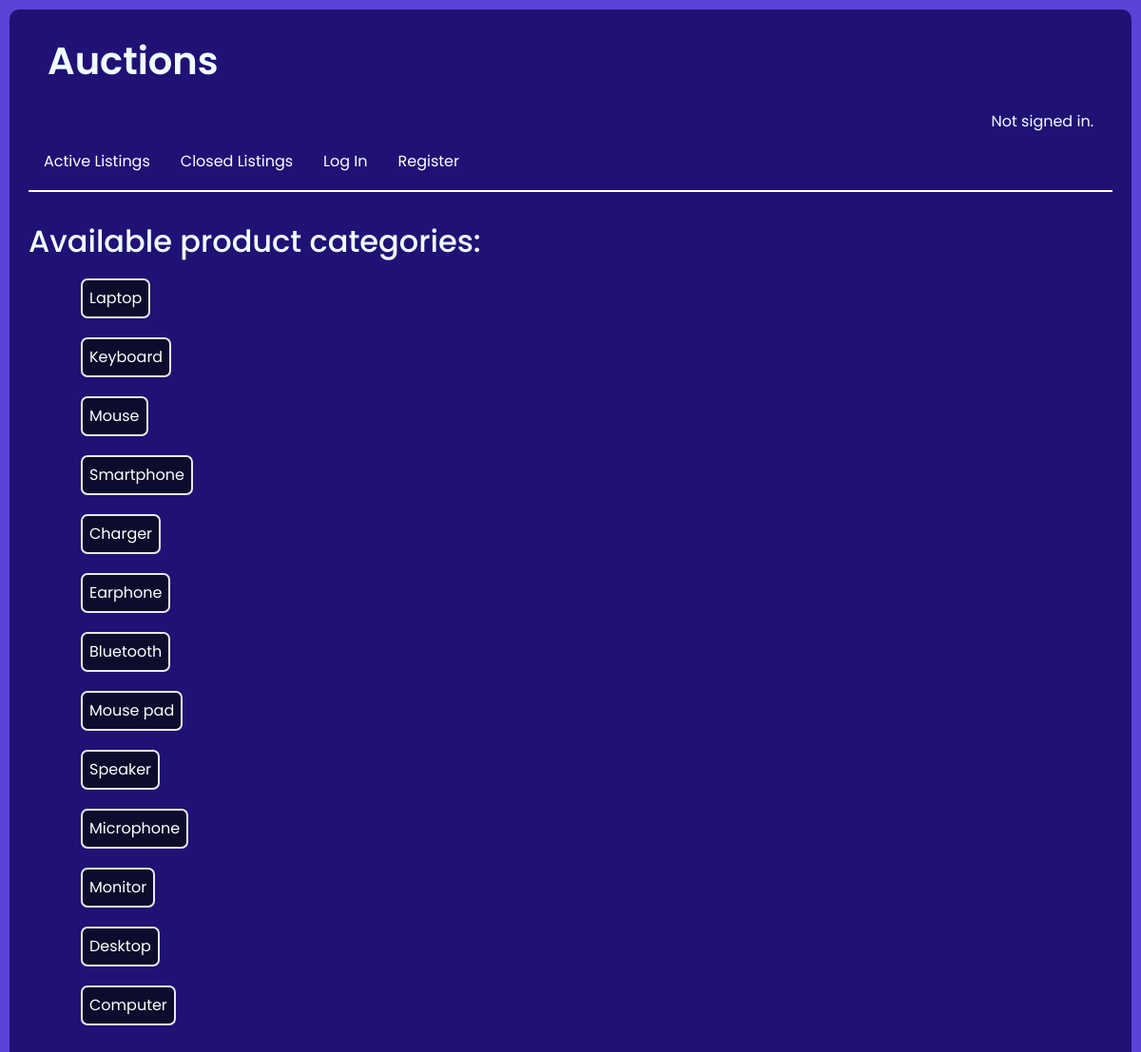
The page /categories on the database its author committed.
### auctions/models.py (models this page shows)
class Category(models.Model):
    id = models.AutoField(primary_key=True)
    category_type = models.CharField(max_length=127)
    def __str__(self) -> str:
        return f"{self.category_type}"

### auctions/views.py (the view)
# urls.py: path("categories", views.categories, name="categories"),
def categories(request):
    all_categories = Category.objects.all()
    return render(request, "auctions/categories.html", {
        "categories": all_categories,
    })

### auctions/templates/auctions/categories.html
{% extends 'auctions/layout.html' %}
{% block body %}
    <h2> Available product categories: </h2>
        <ul>
            {% for category in categories %}
            <li  style="text-decoration: none; display: block;border: 2px solid rgb(233, 233, 233); padding: 7px 7px ; margin: 20px 15px 20px 15px; width: max-content; background-color: rgb(12, 12, 44); border-radius: 7px;  font-family: 'Poppins', sans-serif;">
                <a href="{% url 'category_items' category_type=category %}" >{{ category }}</a>
            </li>
            {% endfor %}
        </ul>
{% endblock %}

### auctions/templates/auctions/layout.html (shortened to what this page needs)
{% load static %}
<!DOCTYPE html>
<html lang="en">
    <head>
        <link rel="stylesheet" href="https://stackpath.bootstrapcdn.com/bootstrap/4.4.1/css/bootstrap.min.css">
        <link href="{% static 'auctions/styles.css' %}" rel="stylesheet">
    </head>
    <body  style="background-color: rgba(69, 43, 211, 0.884);  font-family: 'Poppins', sans-serif;">
        <div class="containe" style="color: azure; background-color:rgb(32, 17, 117) ; border-radius: 10px; padding: 20px 20px; margin-top: 0px;">
            <h1 style="padding: 10px 20px; font-weight: 600;">Auctions</h1>
            <div style="padding: 10px 20px; text-align: end;">
                {% if user.is_authenticated %}
                    Signed in as <strong>{{ user.username }}</strong>.
                {% else %}
                    Not signed in.
                {% endif %}
            </div>
            <ul class="nav" style="border-bottom: 2px solid white; padding-bottom:10px ;">
                <li class="nav-item" >
                    <a class="nav-link" href="{% url 'index' %}">Active Listings</a>
                </li>
                <li class="nav-item">
                    <a class="nav-link" href="{% url 'closed_listings' %}">Closed Listings</a>
                </li>
                {% if user.is_authenticated %}
                    <li class="nav-item">
                        <a class="nav-link" href="{% url 'categories' %}">Categories</a>
                    </li>
                    <li class="nav-item">
                        <a class="nav-link" href="{% url 'watchlist' %}">Watchlist</a>
                    </li>
                    <li class="nav-item">
                        <a class="nav-link" href="{% url 'create_listing' %}">Create listing</a>
                    </li>
                    <li class="nav-item">
                        <a class="nav-link" href="{% url 'logout' %}">Log Out</a>
                    </li>
                {% else %}
                    <li class="nav-item">
                        <a class="nav-link" href="{% url 'login' %}">Log In</a>
                    </li>
                    <li class="nav-item">
                        <a class="nav-link" href="{% url 'register' %}">Register</a>
                    </li>
                {% endif %}
            </ul>
            <hr>
            {% block body %}
            {% endblock %}
        </div>
    </body>
</html>

### auctions/static/auctions/styles.css (style rules this page uses)
body { padding: 10px; }
a { text-decoration: none; color: rgb(255, 255, 255); }

### rows shown on the page
Category: category_type "Laptop"
Category: category_type "Keyboard"
Category: category_type "Mouse"
Category: category_type "Smartphone"
Category: category_type "Charger"
Category: category_type "Earphone"
Category: category_type "Bluetooth"
Category: category_type "Mouse pad"
Category: category_type "Speaker"
Category: category_type "Microphone"
Category: category_type "Monitor"
Category: category_type "Desktop"
Category: category_type "Computer"
